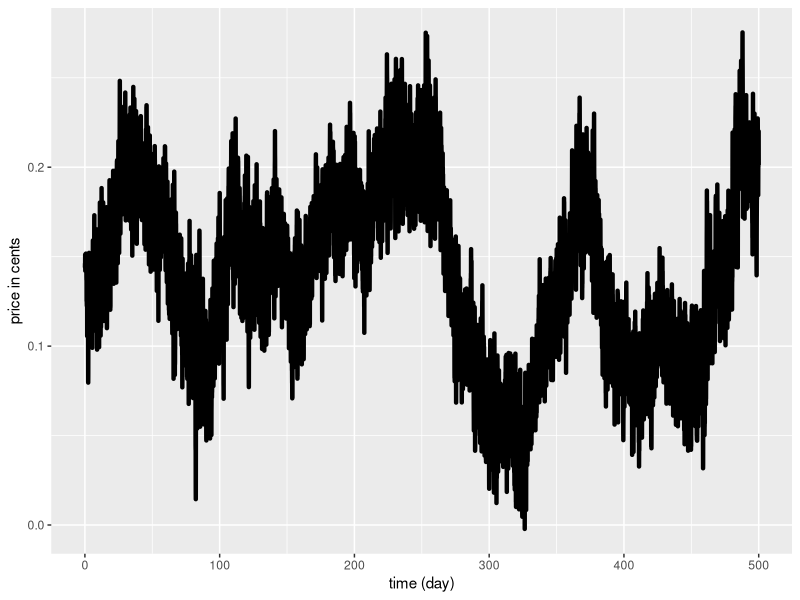
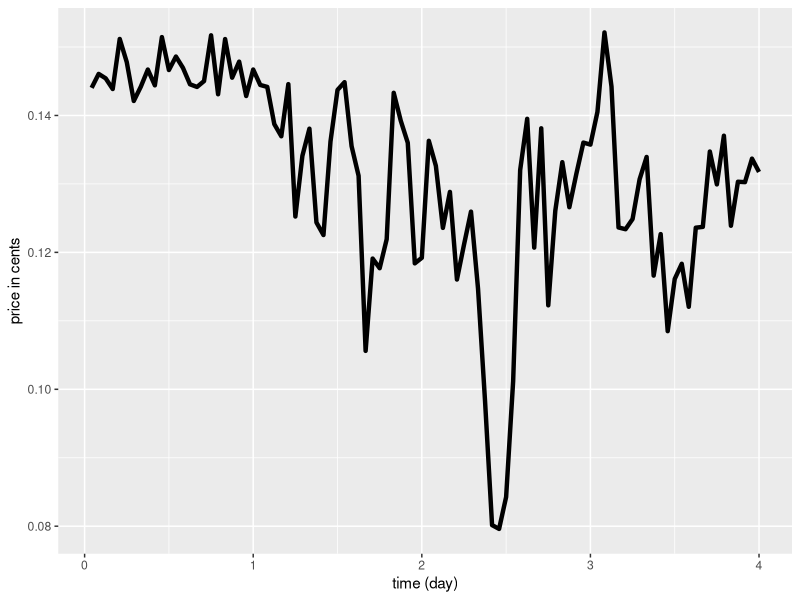
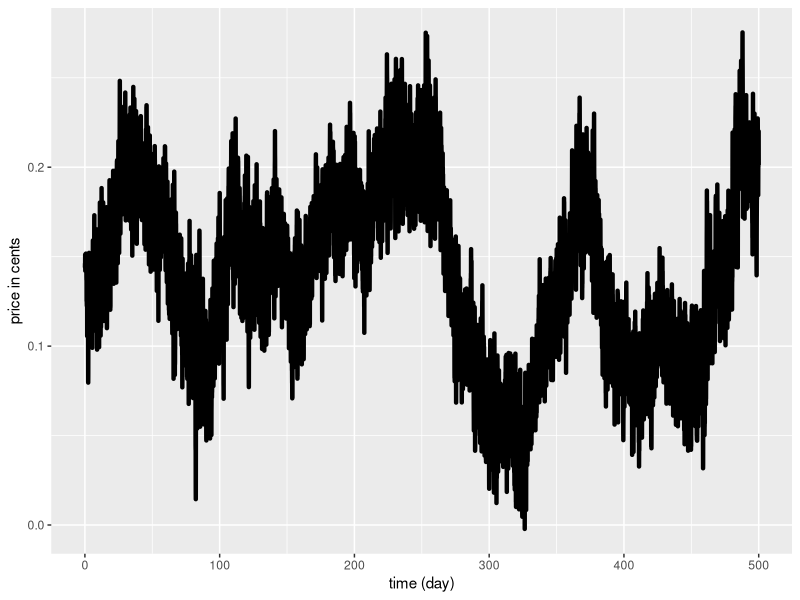
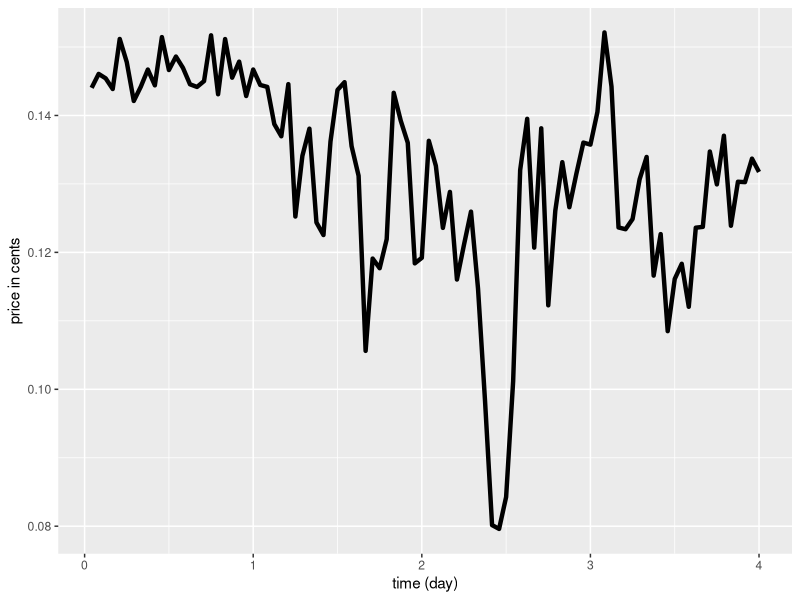

These charts were generated, in order, by the following R code:
#!/usr/bin/env Rscript

library(ggplot2)

d = read.csv("T1.csv")
ggplot(data=d, aes(time, price, group=1)) + geom_line(size=1.5) + ylab("price in cents") +xlab("time (day)")
ggsave("T1.png", width=6, height=4)

ggplot(data=d[1:96,], aes(time, price, group=1)) + geom_line(size=1.5) + ylab("price in cents") +xlab("time (day)")
ggsave("T1.png", width=6, height=4)
